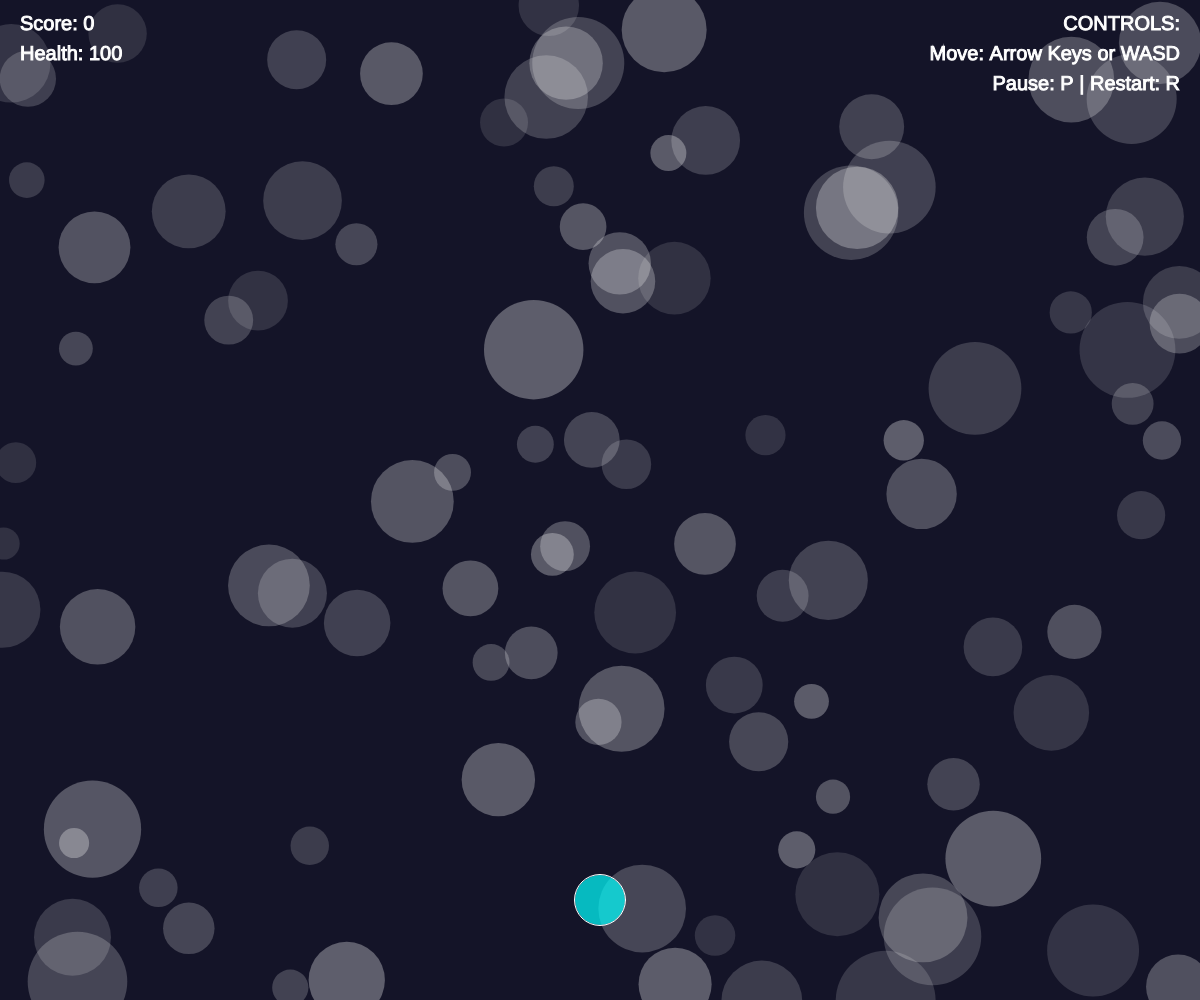
Frame 1 (no input)
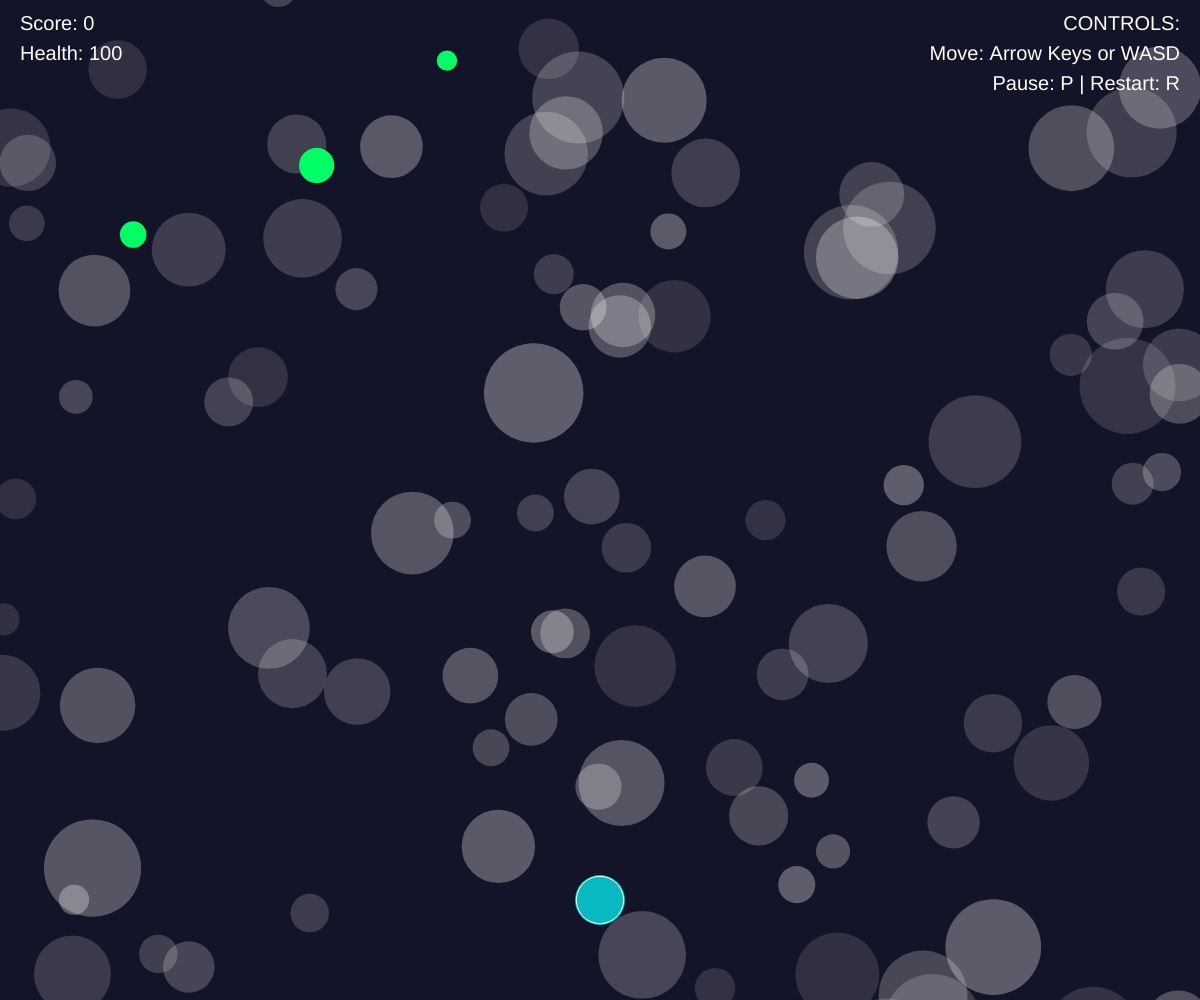
Frame 60 (no input)
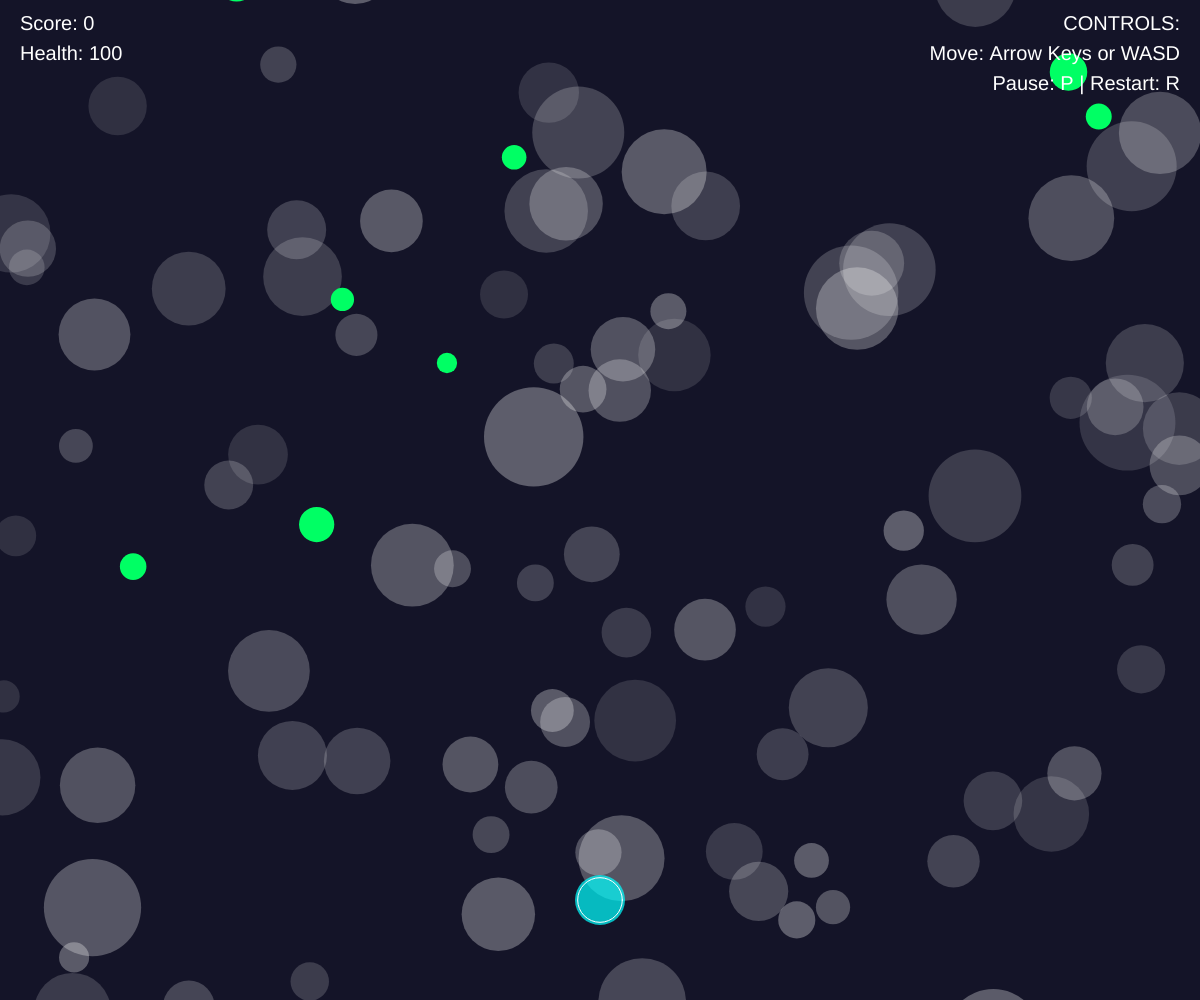
Frame 120 (the mouse pressed at the canvas centre since frame 60)

The p5.js sketch that drew these frames (run headless with seeded random() and noise() and a simulated clock; from frame 60 on, the mouse is pressed at the canvas centre):

// p5.js sketch
// ── sketch.js
let player;
let orbs = [];
let score = 0;
let health = 100;
let isPaused = false;
let bgCircles = [];

function setup() {
  createCanvas(windowWidth, windowHeight);
  player = new Player();
  for (let i = 0; i < 100; i++) {
    bgCircles.push(new BgCircle());
  }
}

function draw() {
  if (!isPaused) {
    background(20, 20, 40);

    for (let circle of bgCircles) {
      circle.update();
      circle.show();
    }

    player.update();
    player.show();

    if (frameCount % 15 === 0) {
      orbs.push(new Orb());
    }

    for (let i = orbs.length - 1; i >= 0; i--) {
      orbs[i].update();
      orbs[i].show();

      if (orbs[i].offscreen()) {
        orbs.splice(i, 1);
        continue;
      }

      if (player.hits(orbs[i])) {
        if (orbs[i].good) {
          score += 10;
        } else {
          health -= 20;
        }
        orbs.splice(i, 1);
      }
    }

    showHUD();

    if (health <= 0) {
      gameOver();
      noLoop();
    }
  } else {
    pauseScreen();
  }
}

function keyPressed() {
  if (key === 'r' || key === 'R') {
    resetGame();
  } else if (key === 'p' || key === 'P') {
    isPaused = !isPaused;
  }
}

function showHUD() {
  fill(255);
  textSize(20);
  textAlign(LEFT);
  text(`Score: ${score}`, 20, 30);
  text(`Health: ${health}`, 20, 60);

  // Controls Display
  textAlign(RIGHT);
  text("CONTROLS:", width - 20, 30);
  text("Move: Arrow Keys or WASD", width - 20, 60);
  text("Pause: P | Restart: R", width - 20, 90);
}

function pauseScreen() {
  background(10, 10, 30, 200);
  fill(255);
  textAlign(CENTER, CENTER);
  textSize(36);
  text("Game Paused\nPress 'P' to Resume", width / 2, height / 2);
}

function gameOver() {
  fill(255, 50, 50);
  textAlign(CENTER, CENTER);
  textSize(36);
  text("Game Over\nPress 'R' to Restart", width / 2, height / 2);
}

function resetGame() {
  score = 0;
  health = 100;
  orbs = [];
  loop();
}

class Player {
  constructor() {
    this.x = width / 2;
    this.y = height - 100;
    this.r = 25;
    this.speed = 5;
  }

  update() {
    if (keyIsDown(LEFT_ARROW) || keyIsDown(65)) this.x -= this.speed;
    if (keyIsDown(RIGHT_ARROW) || keyIsDown(68)) this.x += this.speed;
    if (keyIsDown(UP_ARROW) || keyIsDown(87)) this.y -= this.speed;
    if (keyIsDown(DOWN_ARROW) || keyIsDown(83)) this.y += this.speed;

    this.x = constrain(this.x, this.r, width - this.r);
    this.y = constrain(this.y, this.r, height - this.r);
  }

  show() {
    noStroke();
    fill(0, 255, 255, 180);
    ellipse(this.x, this.y, this.r * 2);
    stroke(255);
    strokeWeight(1);
    noFill();
    ellipse(this.x, this.y, this.r * 2 + sin(frameCount * 0.1) * 10);
  }

  hits(orb) {
    let d = dist(this.x, this.y, orb.x, orb.y);
    return d < this.r + orb.r;
  }
}

class Orb {
  constructor() {
    this.x = random(width);
    this.y = -20;
    this.r = random(10, 20);
    this.good = random(1) > 0.3;
    this.color = this.good ? color(0, 255, 100) : color(255, 0, 0);
    this.speed = random(3, 6);
  }

  update() {
    this.y += this.speed;
  }

  show() {
    noStroke();
    fill(this.color);
    ellipse(this.x, this.y, this.r * 2);
  }

  offscreen() {
    return this.y - this.r > height;
  }
}

class BgCircle {
  constructor() {
    this.x = random(width);
    this.y = random(height);
    this.r = random(30, 100);
    this.speed = random(0.5, 1.5);
    this.alpha = random(30, 80);
  }

  update() {
    this.y += this.speed;
    if (this.y - this.r > height) {
      this.y = -this.r;
      this.x = random(width);
    }
  }

  show() {
    noStroke();
    fill(255, this.alpha);
    ellipse(this.x, this.y, this.r);
  }
}
